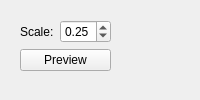
             <widget class="QWidget" name="lowestScaleTab">
              <attribute name="title">
               <string>Lowest</string>
              </attribute>
              <layout class="QHBoxLayout" name="horizontalLayout_4">
               <item>
                <widget class="QWidget" name="lowestScaleControls" native="true">
                 <property name="sizePolicy">
                  <sizepolicy hsizetype="Minimum" vsizetype="Preferred">
                   <horstretch>0</horstretch>
                   <verstretch>0</verstretch>
                  </sizepolicy>
                 </property>
                 <layout class="QFormLayout" name="formLayout_5">
                  <property name="fieldGrowthPolicy">
                   <enum>QFormLayout::AllNonFixedFieldsGrow</enum>
                  </property>
                  <item row="0" column="0">
                   <widget class="QLabel" name="lowestScaleLabel">
                    <property name="text">
                     <string>Scale:</string>
                    </property>
                   </widget>
                  </item>
                  <item row="0" column="1">
                   <widget class="QDoubleSpinBox" name="lowestScaleDoubleSpinBox">
                    <property name="minimum">
                     <double>0.000000000000000</double>
                    </property>
                    <property name="maximum">
                     <double>2.000000000000000</double>
                    </property>
                    <property name="value">
                     <double>0.250000000000000</double>
                    </property>
                   </widget>
                  </item>
                  <item row="1" column="0" colspan="2">
                   <widget class="QPushButton" name="lowestScalePreview">
                    <property name="text">
                     <string>Preview</string>
                    </property>
                   </widget>
                  </item>
                 </layout>
                </widget>
               </item>
               <item>
                <widget class="QWidget" name="widget_7" native="true">
                 <property name="sizePolicy">
                  <sizepolicy hsizetype="Expanding" vsizetype="Expanding">
                   <horstretch>0</horstretch>
                   <verstretch>0</verstretch>
                  </sizepolicy>
                 </property>
                 <layout class="QVBoxLayout" name="verticalLayout_2">
                  <item>
                   <widget class="QVTKWidget" name="lowestScaleSelectionQVTKView" native="true">
                    <property name="sizePolicy">
                     <sizepolicy hsizetype="Expanding" vsizetype="Expanding">
                      <horstretch>0</horstretch>
                      <verstretch>0</verstretch>
                     </sizepolicy>
                    </property>
                   </widget>
                  </item>
                 </layout>
                </widget>
               </item>
              </layout>
              <zorder>widget_7</zorder>
              <zorder>lowestScaleControls</zorder>
             </widget>
